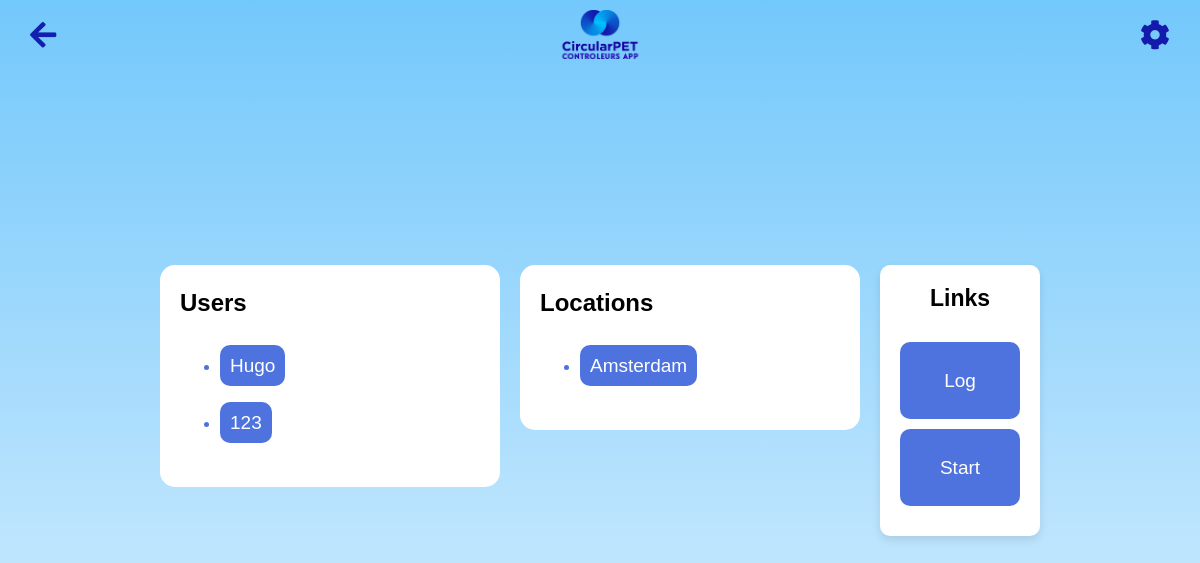
The page /admin on the database its author committed.
### app.py (models this page shows, shortened)
class User(db.Model, UserMixin):  # Extend User model with UserMixin
    id = db.Column(db.Integer, primary_key=True)
    username = db.Column(db.String(80), unique=True, nullable=False)
    password = db.Column(db.String(120), nullable=False)
    is_admin = db.Column(db.Boolean, default=False, nullable=False)
    location_id = db.Column(db.Integer, db.ForeignKey('location.id'), nullable=True)
    location = db.relationship('Location', backref=db.backref('users', lazy=True))
    group = db.Column(db.String(120), nullable=True)
    badges = db.Column(db.Integer, default=0)

class Location(db.Model):
    __tablename__ = 'location'
    __table_args__ = {'extend_existing': True}
    id = db.Column(db.Integer, primary_key=True)
    name = db.Column(db.String(120), unique=True, nullable=False)
    zakken = db.Column(db.Integer, nullable=False, default=0)
    bekers = db.Column(db.Integer, nullable=False, default=0)
    url = db.Column(db.String(500), nullable=True)

### app.py (the view, shortened to what this page needs)
@app.route('/admin', methods=['GET', 'POST'])
def admin():
    form = UserForm()
    location_form = LocationForm()
    users = User.query.all()  # Fetch all users
    user = None  # Initialize user variable
    if location_form.validate_on_submit():
        location = Location(name=location_form.name.data)
        db.session.add(location)
        db.session.commit()
        flash('Location created successfully!', 'success')  # Provide feedback for location creation
    locations = Location.query.all()  # Fetch all locations
    return render_template('admin.html', form=form, location_form=location_form, users=users, locations=locations)

### templates/admin.html (shortened to what this page needs)
<html lang="en">
<head>
    <link rel="stylesheet" href="{{ url_for('static', filename='main.css') }}">
    <link rel="stylesheet" href="https://cdnjs.cloudflare.com/ajax/libs/font-awesome/5.15.1/css/all.min.css">
</head>
<body>
    <img src="{{ url_for('static', filename='logo.png') }}" alt="CircularPET Logo" class="logo2">
    <a href="javascript:history.back()" class="back-button"><i class="fas fa-arrow-left"></i></a>
    <div class="gear-icon-container"> <i id="toggleAssignLocation" class="fa fa-cog"></i></div>
    <div class="cube-container">
        <div class="login-form">
            <div class="list-section ">
                <h2>Users</h2>
                <ul>
                    {% for user in users %}
                    <li>
                        <a href="{{ url_for('user_dashboard', user_id=user.id) }}?user_id=1&from_admin=true">{{ user.username }}</a>
                    </li>
                    {% endfor %}
                </ul>
            </div>
        </div>
        <div class="login-form">
            <div class="list-section">
                <h2>Locations</h2>
                <ul>
                    {% for location in locations %}
                    <li><a href="{{ url_for('location', user_id=user.id if user else 0, location_id=location.id if location else 0) }}?user_id=1&from_admin=true">{{ location.name }}</a></li>
                {% endfor %}
                </ul>
            </div>
        </div>
        <div class="cube user-dashboard-cube">
            <h2 class="cube-titel">Links</h2>
            <a class="links" href="{{ url_for('change_log') }}">Log</a>
            <a class="links" href="{{ url_for('index') }}">Start</a>
        </div>
    </div>
</body>
</html>

### static/main.css (style rules this page uses)
body { font-family: 'Arial', sans-serif; background: linear-gradient(to bottom, #73c8fb 0%, #e0f2ff 100%); margin: 0; padding: 0; display: flex; height: 100vh; align-items: center; flex-wrap: wrap; justify-content: center; }
.back-button { position: fixed; top: 10px; left: 10px; background-color: transparent; color: #1220B0; text-decoration: none; padding: 10px 20px; border-radius: 5px; font-size: 30px; }
.logo2 { position: absolute; top: 10px; width: 90px; position: fixed; }
.gear-icon-container { position: fixed; top: 20px; right: 20px; cursor: pointer; font-size: 24px; color: #141AAC; font-size: 30px; padding: 10px 20px; margin-top: -10px; margin-right: -10px; }
.list-section { background-color: white; padding: 5px 20px 20px 20px; border-radius: 15px; width: 300px; }
.list-section li { color: #4E73DF; }
.list-section a, .links { font-size: 19px; line-height: 3; text-decoration: none; color: white; padding: 10px; background-color: #4E73DF; border-radius: 10px; min-width: 100px; text-align: center; transition: 0.2s ease-in-out; margin-bottom: 10px; }
::placeholder { color: #888; }
.cube-titel { margin: 0px 0px 30px 0px; font-size: 23px; }
.cube-container { display: flex; flex-wrap: wrap; gap: 20px; justify-content: center; position: relative; }
.cube { background-color: #fff; padding: 20px; border-radius: 10px; box-shadow: 0 4px 8px rgba(0, 0, 0, 0.1); display: flex; flex-direction: column; align-items: center; }

### rows shown on the page
User: username "Hugo"
User: username "123"
Location: name "Amsterdam"
